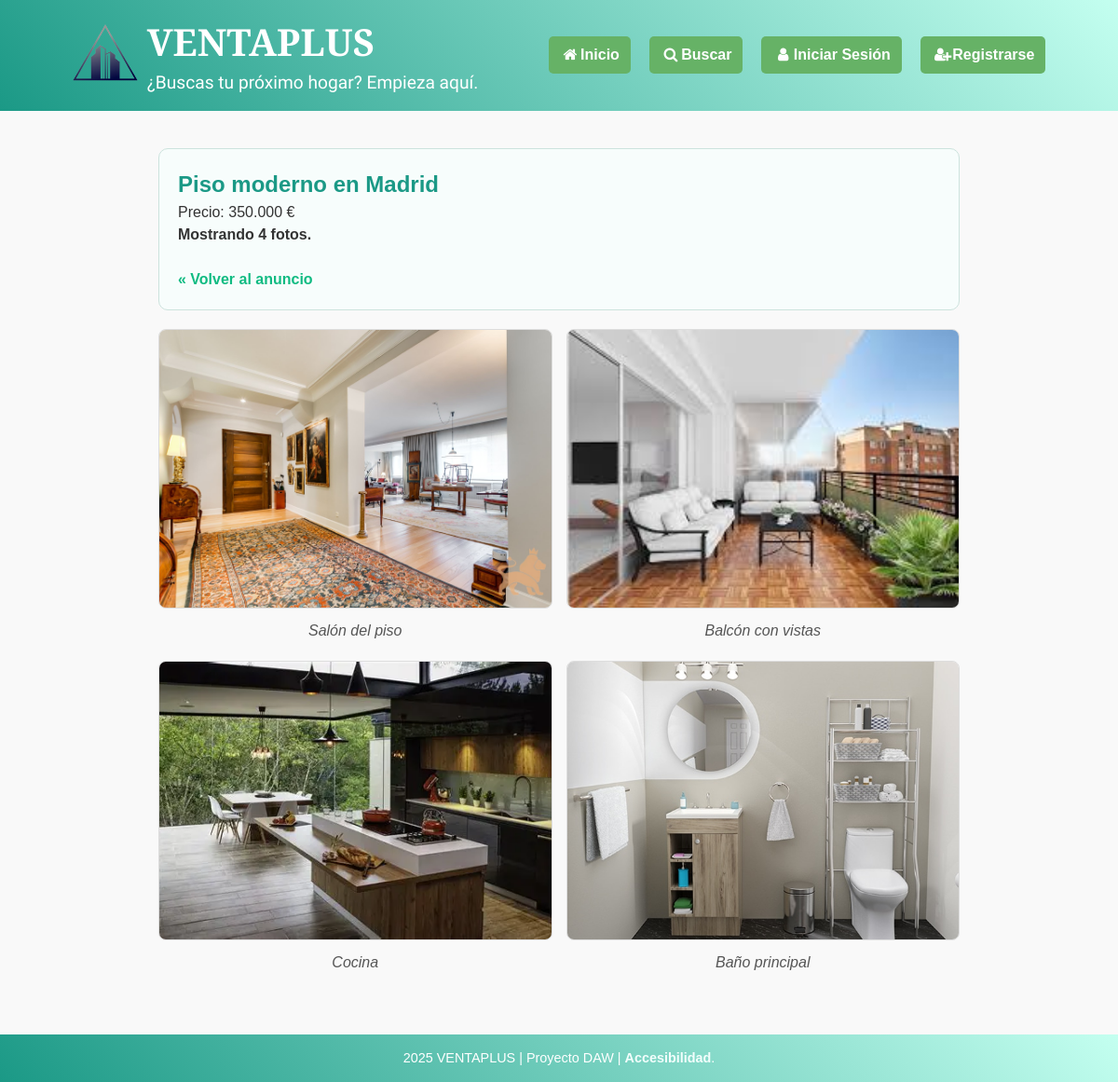
Screenshot of /ver_fotos_privada.php?id=1 with the database file from the repository.
### tables this page shows
CREATE TABLE `anuncios` (
  `IdAnuncio` int(11) NOT NULL,
  `TAnuncio` smallint(6) DEFAULT NULL,
  `TVivienda` smallint(6) DEFAULT NULL,
  `FPrincipal` varchar(100) DEFAULT NULL,
  `Alternativo` varchar(255) NOT NULL,
  `Titulo` varchar(255) NOT NULL,
  `Precio` decimal(10,2) DEFAULT NULL,
  `Texto` text DEFAULT NULL,
  `Ciudad` varchar(100) DEFAULT NULL,
  `Pais` int(11) DEFAULT NULL,
  `Superficie` decimal(8,2) DEFAULT NULL,
  `NHabitaciones` int(11) DEFAULT NULL,
  `NBanyos` int(11) DEFAULT NULL,
  `Planta` int(11) DEFAULT NULL,
  `Anyo` int(11) DEFAULT NULL,
  `FRegistro` timestamp NOT NULL DEFAULT current_timestamp(),
  `Usuario` int(11) DEFAULT NULL
);

CREATE TABLE `fotos` (
  `IdFoto` int(11) NOT NULL,
  `Titulo` varchar(255) DEFAULT NULL,
  `Foto` varchar(100) NOT NULL,
  `Alternativo` varchar(255) NOT NULL,
  `Anuncio` int(11) NOT NULL
);

### ver_fotos_privada.php (the view, shortened to what this page needs)
<?php
$id_anuncio = $_GET['id'] ?? 0;
$id_anuncio = (int)$id_anuncio;
$db = conectarDB();
$anuncio = null;
$fotos = [];
$total_fotos = 0;
if ($db) {
    $sql_anuncio = "SELECT Titulo, Precio FROM ANUNCIOS WHERE IdAnuncio = ?";
    $stmt_anuncio = $db->prepare($sql_anuncio);
    $stmt_anuncio->bind_param("i", $id_anuncio);
    $stmt_anuncio->execute();
    $res_anuncio = $stmt_anuncio->get_result();
    if ($res_anuncio->num_rows > 0) {
        $anuncio = $res_anuncio->fetch_assoc();
    }
    if ($anuncio) {
        $sql_fotos = "SELECT Foto, Alternativo, Titulo FROM FOTOS WHERE Anuncio = ?";
        $stmt_fotos = $db->prepare($sql_fotos);
        $stmt_fotos->bind_param("i", $id_anuncio);
        $stmt_fotos->execute();
        $res_fotos = $stmt_fotos->get_result();
        $total_fotos = $res_fotos->num_rows;
        if ($total_fotos > 0) {
            $fotos = $res_fotos->fetch_all(MYSQLI_ASSOC);
        }
    }
}
?>
<!DOCTYPE html>
<html lang="es">
<head>
    <?php require('estilos.php'); ?>
    <link rel="stylesheet" href="css/ver_fotos.css">
    <link rel="stylesheet" type="text/css" href="css/print.css" media="print">
</head>
<body>
    <?php
    require('cabecera.php');
    ?>
    <main>
        <section class="info-basica">
            <h2><?php echo htmlspecialchars($anuncio['Titulo']); ?></h2>
            <p>Precio: <?php echo number_format($anuncio['Precio'], 0, ',', '.'); ?> €</p>
            <p><strong>Mostrando <?php echo $total_fotos; ?> fotos.</strong></p>
            <br>
            <p><a href="ver_anuncio.php?id=<?php echo $id_anuncio; ?>">&laquo; Volver al anuncio</a></p>
        </section>
        <section class="galeria-ver-fotos">
            <?php if (empty($fotos)): ?>
                <p style="text-align: center; width: 100%;">Este anuncio no tiene fotos en la galería.</p>
            <?php else: ?>
                <?php foreach ($fotos as $foto): ?>
                    <figure>
                        <img src="<?php echo htmlspecialchars($foto["Foto"]); ?>" alt="<?php echo htmlspecialchars($foto["Alternativo"]); ?>">
                        <?php if (!empty($foto['Titulo'])): ?>
                            <figcaption><?php echo htmlspecialchars($foto['Titulo']); ?></figcaption>
                        <?php endif; ?>
                    </figure>
                <?php endforeach; ?>
            <?php endif; ?>
        </section>
    </main>
    <?php require('pie.php'); ?>
</body>
</html>

### css/general.css (style rules this page uses)
* { margin: 0; padding: 0; box-sizing: border-box; font-family: Arial, sans-serif; }
body { background-color: #f9f9f9; color: #333; line-height: 1.5; }

### css/ver_fotos.css (style rules this page uses)
main { max-width: 900px; margin: 20px auto; padding: 20px; }
.info-basica { background-color: #f7fdfc; border: 1px solid #cce3dd; border-radius: 10px; padding: 20px; margin-bottom: 20px; }
.info-basica h2 { color: #1b9986; }
.galeria-ver-fotos { display: flex; flex-wrap: wrap; gap: 15px; justify-content: center; }
.galeria-ver-fotos figure { flex-basis: 400px; flex-grow: 1; }
.galeria-ver-fotos img { width: 100%; height: 300px; object-fit: cover; border-radius: 8px; border: 1px solid #ddd; }
.galeria-ver-fotos figcaption { text-align: center; font-style: italic; color: #555; padding: 5px 0; }

### rows the page displays
anuncios: Titulo "Piso moderno en Madrid", Precio "350.000"
fotos: Foto (picture), Titulo "Salón del piso"
fotos: Foto (picture), Titulo "Balcón con vistas"
fotos: Foto (picture), Titulo "Cocina"
fotos: Foto (picture), Titulo "Baño principal"

### other values shown
$total_fotos "4"
